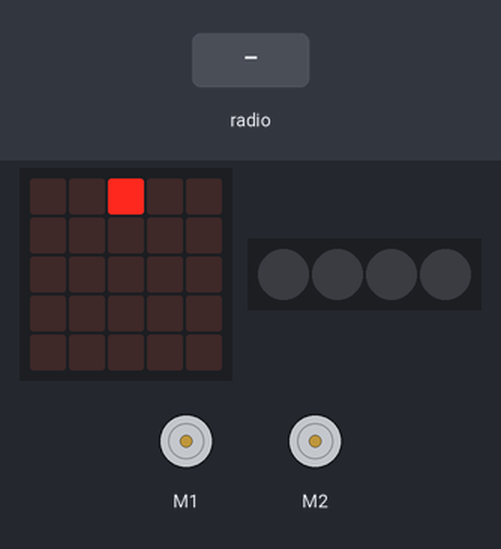
The program below on a simulated BBC micro:bit (MakeCode). On the bench: the board's 5×5 LED display, 4 RGB LEDs in strip order, left to right, 2 × DC motor (green arrow = forward, orange = backward, longer = faster). The test bench sets the inputs (shaded band). Dim RGB values are drawn brighter than linear.

Above: at 1.2 s.
1.3 s: radio message "5" arrives
At 1.6 s:
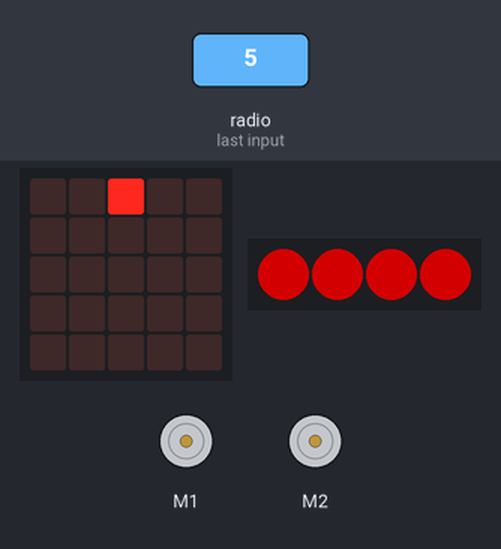
2.8 s: radio message "1" arrives
At 3.9 s:
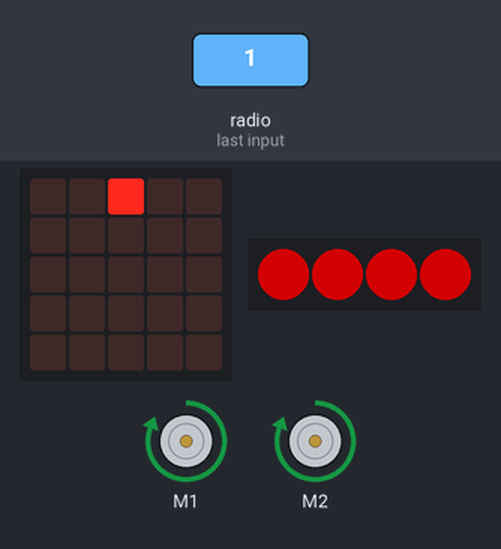
4.3 s: radio message "0" arrives
At 5.0 s:
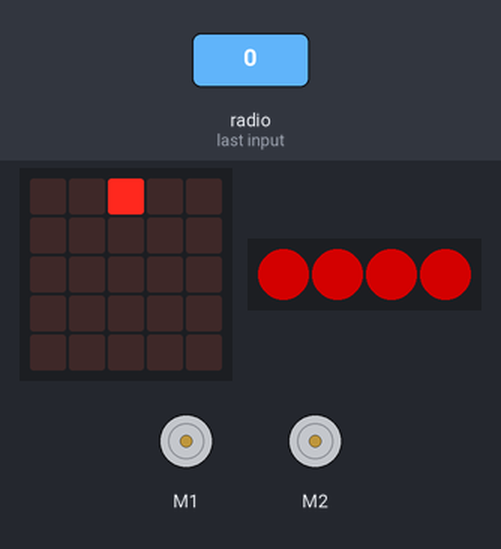
Timing chart, 0 to 7.3 s (numbered marks = the images above; inputs shaded):
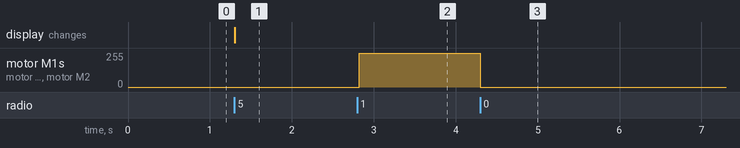

Measured:
- after the input at 2.8 s, motor M1, motor M2: stopped → forward 255/255 at once
- after the input at 4.3 s, motor M1, motor M2: forward 255/255 → stopped at once

The program:

main.ts
```typescript
radio.onReceivedNumber(function (receivedNumber) {
    Item = receivedNumber
    if (Item == 0) {
        maqueen.motorStop(maqueen.Motors.All)
    }
    if (Item == 1) {
        maqueen.motorRun(maqueen.Motors.All, maqueen.Dir.CW, 255)
    }
    if (Item == 2) {
        maqueen.motorRun(maqueen.Motors.All, maqueen.Dir.CCW, 255)
    }
    if (Item == 3) {
        maqueen.motorRun(maqueen.Motors.M1, maqueen.Dir.CW, 0)
        maqueen.motorRun(maqueen.Motors.M2, maqueen.Dir.CW, 160)
    }
    if (Item == 4) {
        maqueen.motorRun(maqueen.Motors.M1, maqueen.Dir.CW, 160)
        maqueen.motorRun(maqueen.Motors.M2, maqueen.Dir.CW, 0)
    }
    if (Item == 5) {
        color.showColor(neopixel.colors(NeoPixelColors.Red))
    }
    if (Item == 6) {
        color.showColor(neopixel.colors(NeoPixelColors.Green))
    }
    if (Item == 7) {
        color.showColor(neopixel.colors(NeoPixelColors.Yellow))
    }
    if (Item == 8) {
        color.showColor(neopixel.colors(NeoPixelColors.Blue))
    }
    if (Item == 9) {
        color.showColor(neopixel.colors(NeoPixelColors.Black))
    }
})
let Item = 0
let color: neopixel.Strip = null
radio.setGroup(1)
color = neopixel.create(DigitalPin.P15, 4, NeoPixelMode.RGB)
led.plot(2, 0)
```

test.ts
```typescript
// tests gaan hier; deze zal niet worden gecompileerd wanneer dit pakket wordt gebruikt als extensie.
```
